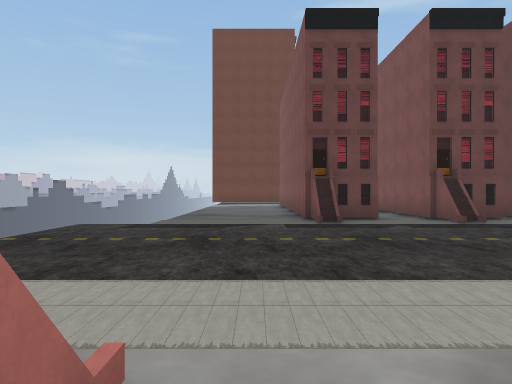
view 1 (above)

18 first-person views from a walk through a Unity game level. The camera is 1.4 m above the floor, looks level and sees 70° across. The floor is counted in squares, 2 m on a side. Each view is taken from the middle of a square. On the plan, view 1 faces up. The plan holds only what a view shows up to about 11 squares ahead; the rest is blank. The place goes on beyond the plan. The player is left out. Some surface patterns are stand-ins.

view 2
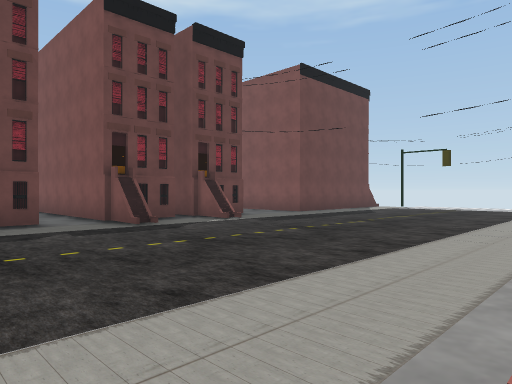

view 3
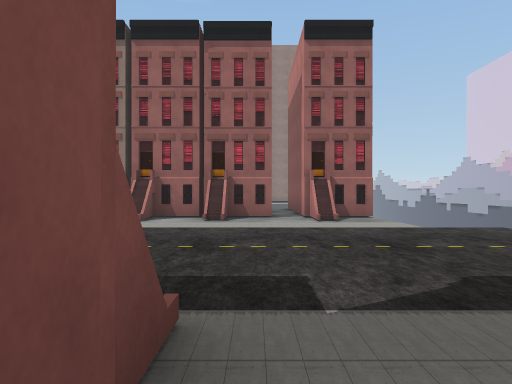

view 4
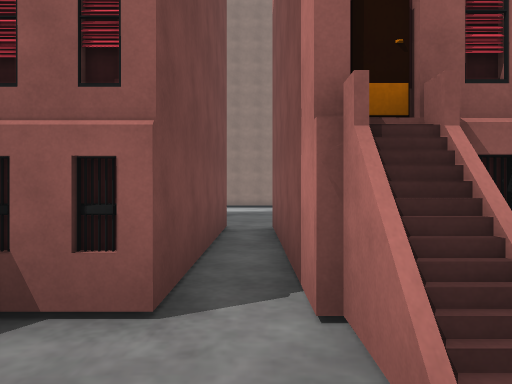

view 5
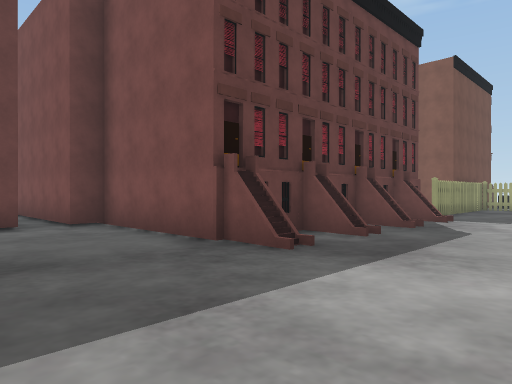

view 6
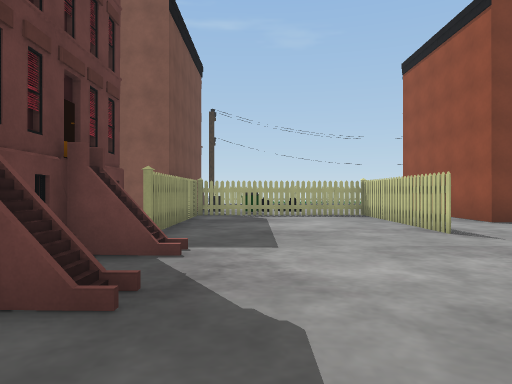

view 7
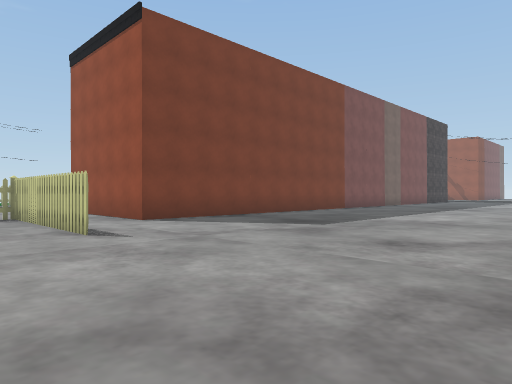

view 8
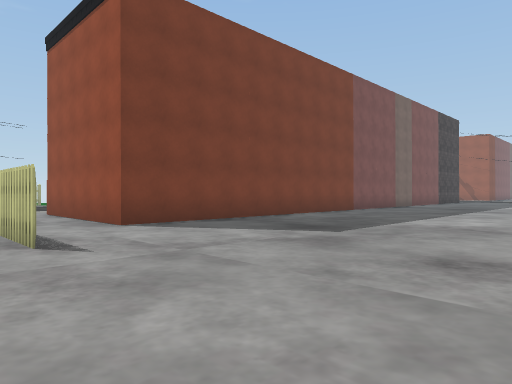

view 9
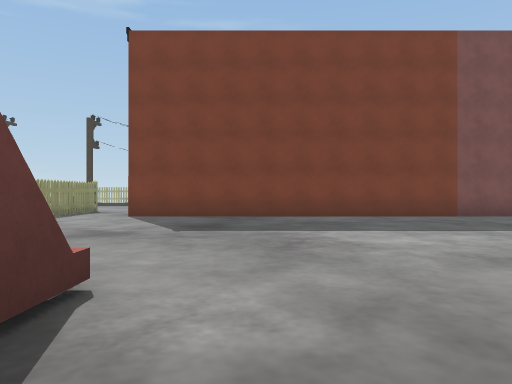

view 10
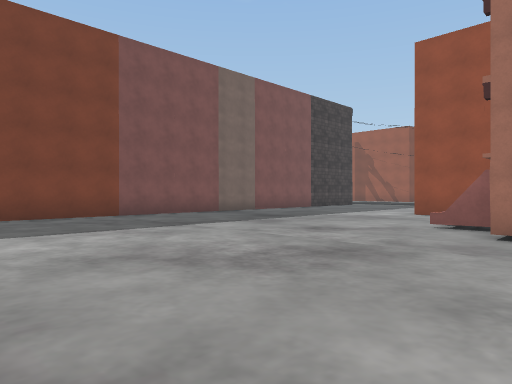

view 11
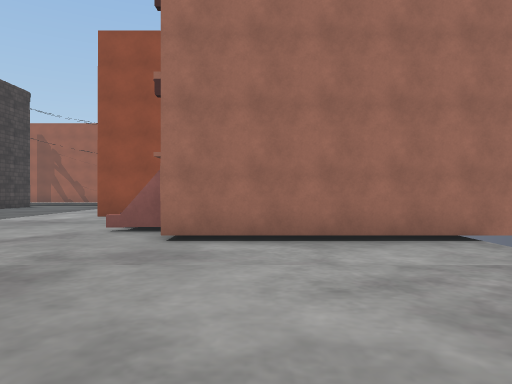

view 12
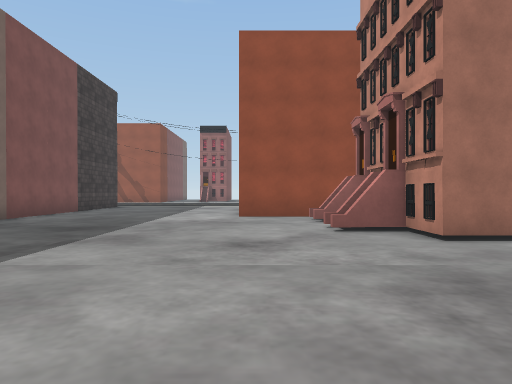

view 13
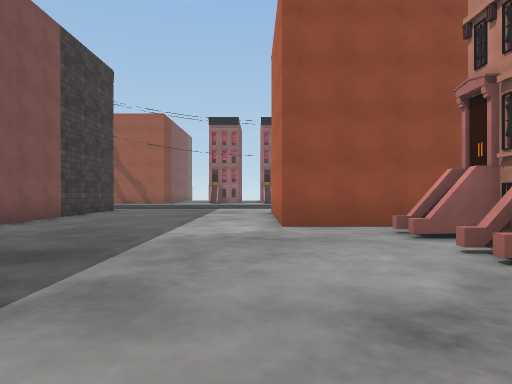

view 14
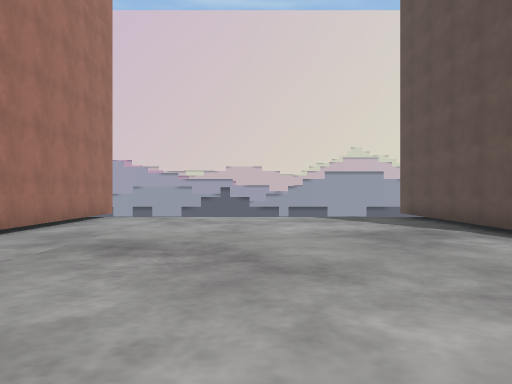

view 15
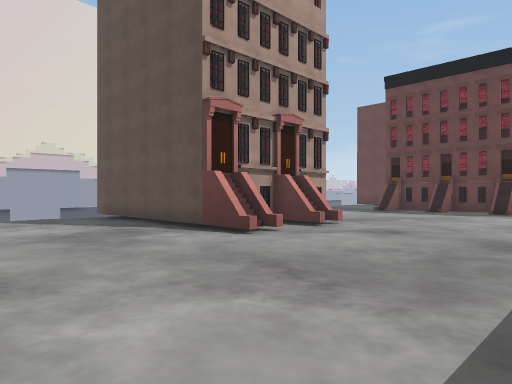

view 16
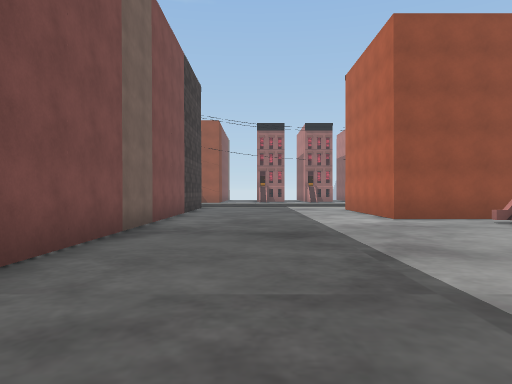

view 17
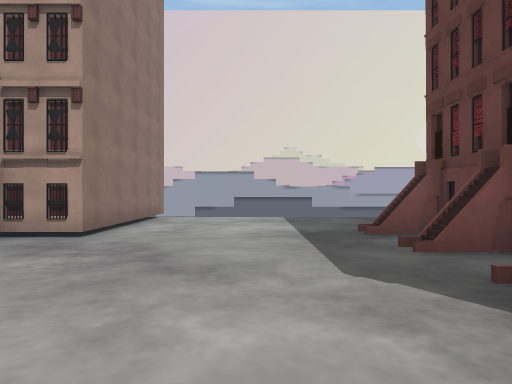

view 18
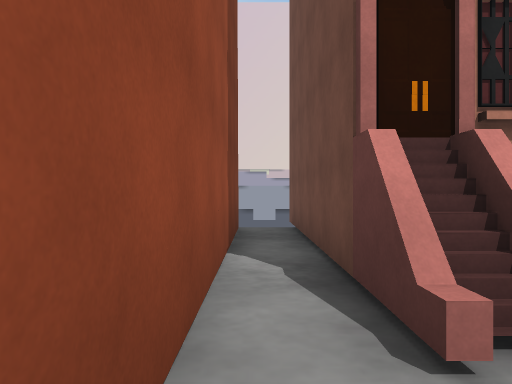

### Floor plan
Points are (right, up) in squares from view 1. A wall is a line through its corners. A room is listed if a view was taken in it or the views show most of it. See-through windows are left out.
Room 1 (views 1, 5, 6, 7, 8, 9, 10, 11, 12, 13, 14, 15, 16, 17, 18)
walls: (3.7, -18.8) (-2.6, -18.8); (3.6, -18.1) (2.6, -18.1); (3.1, -17.9) (3.1, -18.9); (2.9, -17.9) (2.9, -18.5); (3.6, -16.8) (2.3, -16.8) (2.3, -17.4); (3.5, -16.1) (2.6, -16.1); (3.1, -15.9) (3.1, -16.9); (2.4, -15) (2.4, -15.8); (9.1, -14.2) (14, -14.2) (14, -9.3) (8.9, -9.3); (3.1, -28.4) (3.1, -29.4); (12, -14.3) (10.6, -14.3); (-2.6, -14.7) (2.3, -14.7) (2.3, -16); (2.6, -29.1) (3.7, -29.1); (5.1, -9.9) (5.1, -8.9) (4.4, -8.9); (5.5, -9.9) (5.5, -9.1); (3.3, -9.9) (3.3, -8.9) (1.9, -8.9); (5.7, -9.5) (5.1, -9.5); (3.8, -9.5) (3.4, -9.5) (3.4, -9.9); (3.1, -30.4) (3.1, -31.4); (2.9, -30.4) (2.9, -31.4); (-2.8, -27.2) (2.3, -27.2) (2.3, -28.5) (3.7, -28.5); (5.8, -9.3) (5.1, -9.3); (1.3, -9.9) (1.3, -5.1) (0.6, -5.1) (0.6, 0); (3.9, -9.3) (3.4, -9.3); (3.1, -30.6) (2.7, -30.6) (2.7, -31.1) (3.7, -31.1); (7.6, -9.5) (7, -9.5); (2.2, -30.5) (3.6, -30.5); (1.9, -9.5) (1.5, -9.5) (1.5, -9.7); (7.6, -9.3) (7, -9.3); (2, -9.3) (1.5, -9.3); (7, -8.9) (6.1, -8.9); (3.7, -31.3) (-2.6, -31.3); (-2, -32.3) (5.5, -32.3) (5.5, -35.5); (11.3, -36) (11.3, -16.4) (16.1, -16.4); (-0.5, -2.1) (-0.5, -2.6); (-0.5, 0.9) (-0.5, -2)
ways out: opening at (0, 1) to room 2; opening at (14.5, -15.5); gap at (-3, -27); gap at (-3, -19); gap at (12, -14); gap at (14, -12)
Room 2 (views 2, 3, 4)
walls: (7.6, 8.5) (7, 8.5) (7, 10.3); (7.6, 8.9) (7, 8.9); (5.1, 8.5) (4.5, 8.5) (4.5, 13.1); (5.1, 8.5) (5.1, 8.9) (4.5, 8.9); (6.4, 9.3) (5.2, 9.3); (3.8, 0.5) (4.2, 0.5); (3.1, 9.3) (2, 9.3); (2, 8.5) (1.3, 8.5) (1.3, 9); (2, 8.9) (1.4, 8.9); (2.3, 0) (3.8, 0) (3.8, 0.8); (1.8, 0.5) (2.4, 0.5); (1.3, 9.1) (1.3, 11); (0.6, 0) (1.9, 0); (-0.9, 0.8) (-0.9, 0.9); (-0.9, 0.6) (-0.4, 0.6); (-0.9, 0.5) (-0.4, 0.5); (-2.2, 0) (-1, 0); (11.3, -8.5) (11.3, -7.9)
low walls: (-0.9, 0.9) (-0.5, 0.9)
ways out: opening at (0, 1) to room 1

Where each view was taken, in squares from view 1:
view 1: 0 up, 0 right, facing up
view 2: 1 up, 1 right, facing up-right
view 3: 10 up, 1 right, facing down
view 4: 2 up, 0 right, facing down
view 5: 13 down, 2 left, facing up-right
view 6: 11 down, 3 right, facing right
view 7: 12 down, 3 right, facing down-right
view 8: 13 down, 4 right, facing down-right
view 9: 20 down, 1 right, facing right
view 10: 21 down, 1 right, facing down-right
view 11: 22 down, 1 right, facing down
view 12: 22 down, 5 right, facing down
view 13: 25 down, 6 right, facing down
view 14: 23 down, 8 right, facing left
view 15: 23 down, 8 right, facing up-left
view 16: 23 down, 9 right, facing down
view 17: 12 down, 8 right, facing left
view 18: 32 down, 5 right, facing left
